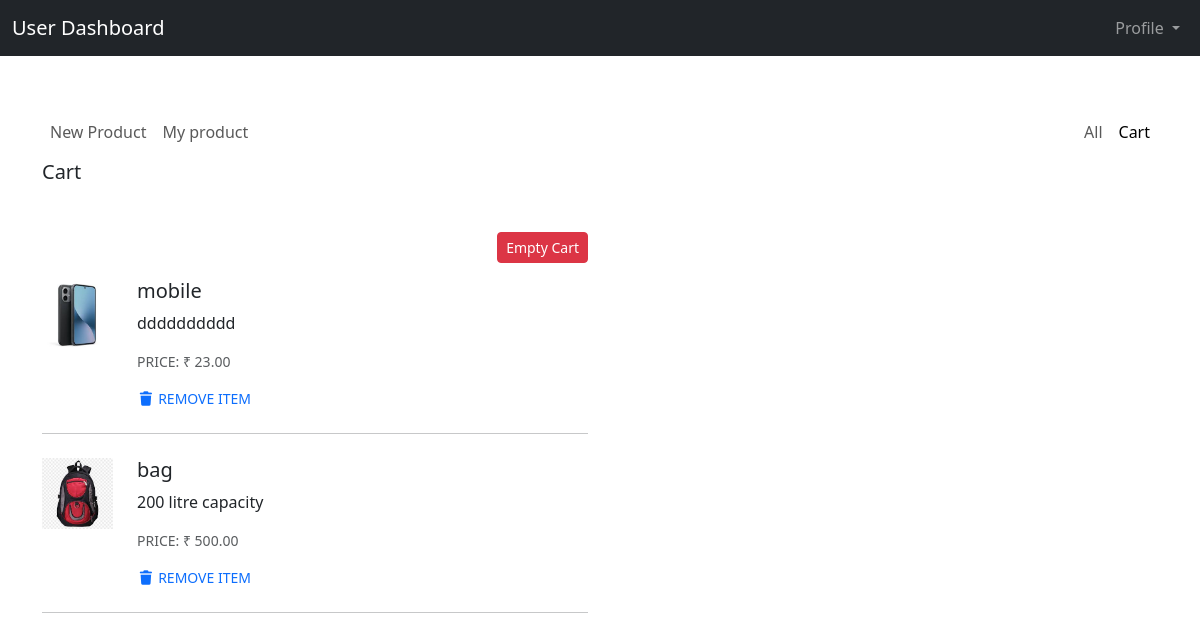
Page /product/cart.php (signed in) on the committed database.
### tables this page shows
CREATE TABLE `cart` (
  `cart_id` int NOT NULL,
  `product_id` int DEFAULT NULL,
  `user_id` int DEFAULT NULL
);

CREATE TABLE `products` (
  `product_id` int NOT NULL,
  `product_name` varchar(50) DEFAULT NULL,
  `product_detail` varchar(255) DEFAULT NULL,
  `product_price` decimal(10,2) NOT NULL,
  `product_image` varchar(255) DEFAULT NULL,
  `create_at` timestamp NULL DEFAULT CURRENT_TIMESTAMP,
  `user_id` int NOT NULL
);

### product/cart.php (the view, shortened to what this page needs)
<?php
require_once __DIR__ . ('/../utility/db.php');
try {
    $user_id = intval($_SESSION['user_id']);
    if (isset($_GET['product_id'])) {
        $product_id = intval($_GET['product_id']);
        $sql_insert_cart = "INSERT INTO `cart`(`product_id`, `user_id`) VALUES (:product_id, :user_id)";
        $stmt = $connect->prepare($sql_insert_cart);
        $stmt->bindParam(':product_id', $product_id, PDO::PARAM_INT);
        $stmt->bindParam(':user_id', $user_id, PDO::PARAM_INT);
        $stmt->execute();
        header("Location: ../user/dashboard.php");
        exit();
    } else {
        $sql_select_cart = "
                            SELECT c.cart_id, c.user_id, p.product_id, p.product_name, p.product_detail, p.product_price, p.product_image
                                FROM cart c
                                JOIN products p ON c.product_id = p.product_id WHERE c.user_id = :user_id
                                ORDER BY c.cart_id ASC ;
                                ";
        $stmt = $connect->prepare($sql_select_cart);
        $stmt->bindParam(':user_id', $user_id, PDO::PARAM_INT);
        $stmt->execute();
        $cart = $stmt->fetchAll(PDO::FETCH_ASSOC);
    }
} catch (Exception $e) {
    echo "Error : " . $e->getMessage();
} finally {
    $stmt = null;
    $connect = null;
}
?>
<link href='https://cdn.jsdelivr.net/npm/bootstrap@5.3.8/dist/css/bootstrap.min.css' rel='stylesheet'>
<link rel="stylesheet" href="https://cdnjs.cloudflare.com/ajax/libs/font-awesome/7.0.1/css/all.min.css">
<?php require_once __DIR__ . ('/../utility/header.php');  ?>
<div class="container mt-5">
    <nav class="navbar navbar-expand-md navbar-light bg-white">
        <div class="container-fluid p-0">
            <div class="navbar-nav ms-auto">
                <a class="nav-link" href="../product/myproduct.php">
                    New Product
                </a>
                <a class="nav-link" href="../product/myproduct.php">
                    My product
                </a>
            </div>
            <div class="collapse navbar-collapse" id="myNav">
                <div class="navbar-nav ms-auto">
                    <a class="nav-link" aria-current="page" href="../product/products.php">All</a>
                    <a class="nav-link active" href="../product/cart.php">Cart</a>
                </div>
            </div>
        </div>
    </nav>
    <section>
        <div class="row">
            <h5 class="mb-4">Cart </h5>
            <div class="col-6 pt-4 mb-3">
                <div class="d-flex justify-content-end align-items-baseline">
                    <a href="#" class="btn btn-sm btn-danger">Empty Cart</a>
                </div>
                <?php if (!empty($cart)) { ?>
                    <?php foreach ($cart as $cart) {  ?>
                        <div class="row mb-4 mt-3">
                            <div class="col-sm-3 col-lg-2 col-xl-2">
                                <div class="rounded mb-3 mb-md-0">
                                    <img class="img-fluid w-100" src="../asset/uploads/<?= $cart['product_image'] ?>" alt="Sample">
                                </div>
                            </div>
                            <div class="col-sm-9 col-lg-10 col-xl-10">
                                <div>
                                    <div class="d-flex justify-content-between">
                                        <div>
                                            <h5><?= $cart['product_name'] ?></h5>
                                            <p><?= $cart['product_detail'] ?></p>
                                            <p class="mb-3 text-muted text-uppercase small">Price: ₹ <?= $cart['product_price'] ?></p>
                                        </div>
                                    </div>
                                    <div class="d-flex justify-content-between align-items-center">
                                        <div>
                                            <a href="#!" type="button" class="text-decoration-none small text-uppercase me-3">
                                                <i class="fa-solid fa-trash"></i> Remove item
                                            </a>
                                        </div>
                                    </div>
                                </div>
                            </div>
                        </div>
                        <hr class="mb-4">
                    <?php } ?>
                <?php } else { ?>
                    <p>no product found</p>
                <?php } ?>
            </div>
        </div>
    </section>
</div>

### utility/header.php (shortened to what this page needs)
<nav class="navbar navbar-expand-lg navbar-dark bg-dark">
    <div class="container-fluid">
        <a class="navbar-brand" href="../user/dashboard.php">User Dashboard</a>
        <div class="collapse navbar-collapse">
            <ul class="navbar-nav ms-auto">
                <li class="nav-item dropdown">
                    <a class="nav-link dropdown-toggle" href="#" data-bs-toggle="dropdown">
                        Profile
                    </a>
                </li>
            </ul>
        </div>
    </div>
</nav>

### rows in the picture
cart: product.product_image (picture), product.product_name "mobile", product.product_detail "dddddddddd", product.product_price "23.00"
cart: product.product_image (picture), product.product_name "bag", product.product_detail "200 litre capacity", product.product_price "500.00"
